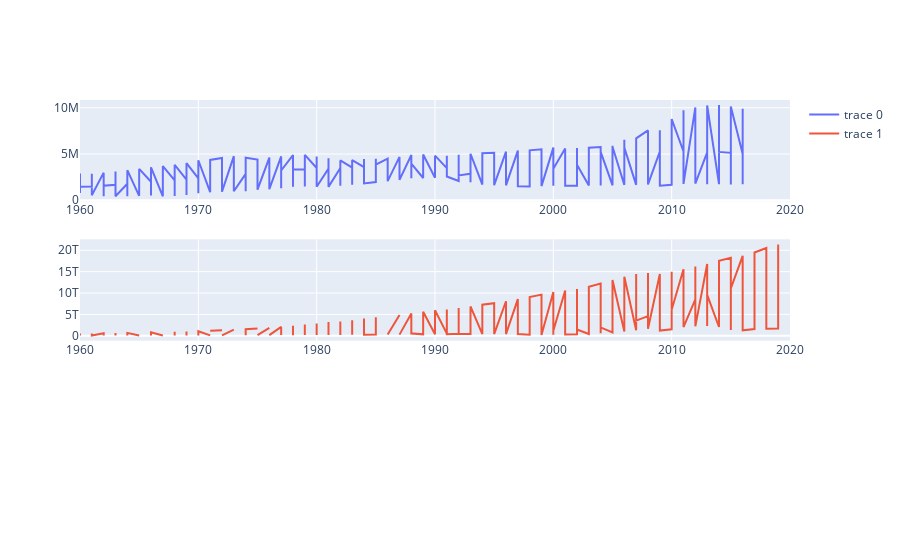

This figure's notebook cell:
### Markdown cell above
## How is CO2 emissions related with GDP and poverty:

### Code cell
fig = make_subplots(rows=3, cols=1)


temp_df = data_frame = time_series_df.loc[
    lambda x: x["Country"].isin(get_top_n_countries(n=3, by="co2 emissions"))
]

fig.add_trace(go.Scatter(x=temp_df["Year"], y=temp_df["co2 emissions"]), row=1, col=1)

# fig.add_trace(go.Scatter(x=[1, 2, 3], y=[10, 20, 30]), row=2, col=1)
fig.add_trace(go.Scatter(x=temp_df["Year"], y=temp_df["GDP"]), row=2, col=1)

fig.show()

### Figure 1 — Plotly figure (JSON) as saved in the notebook; plotly's stock layout.template omitted (floating-point values rounded to 4 significant figures; data arrays with more than 128 entries replaced by an {"elided": "..."} marker saying what was removed)
{"data": [{"type": "scatter", "x": {"elided": "183 int values"}, "xaxis": "x", "y": {"elided": "183 float values"}, "yaxis": "y"}, {"type": "scatter", "x": {"elided": "183 int values"}, "xaxis": "x2", "y": {"elided": "183 float values"}, "yaxis": "y2"}], "layout": {"autosize": true, "xaxis": {"anchor": "y", "autorange": true, "domain": [0, 1], "range": [1960, 2020], "type": "linear"}, "xaxis2": {"anchor": "y2", "autorange": true, "domain": [0, 1], "range": [1960, 2020], "type": "linear"}, "xaxis3": {"anchor": "y3", "domain": [0, 1]}, "yaxis": {"anchor": "x", "autorange": true, "domain": [0.7333, 1], "range": [-114500.0, 10840000.0], "type": "linear"}, "yaxis2": {"anchor": "x2", "autorange": true, "domain": [0.3667, 0.6333], "range": [-1138000000000.0, 22560000000000.0], "type": "linear"}, "yaxis3": {"anchor": "x3", "domain": [0, 0.2667]}}}
